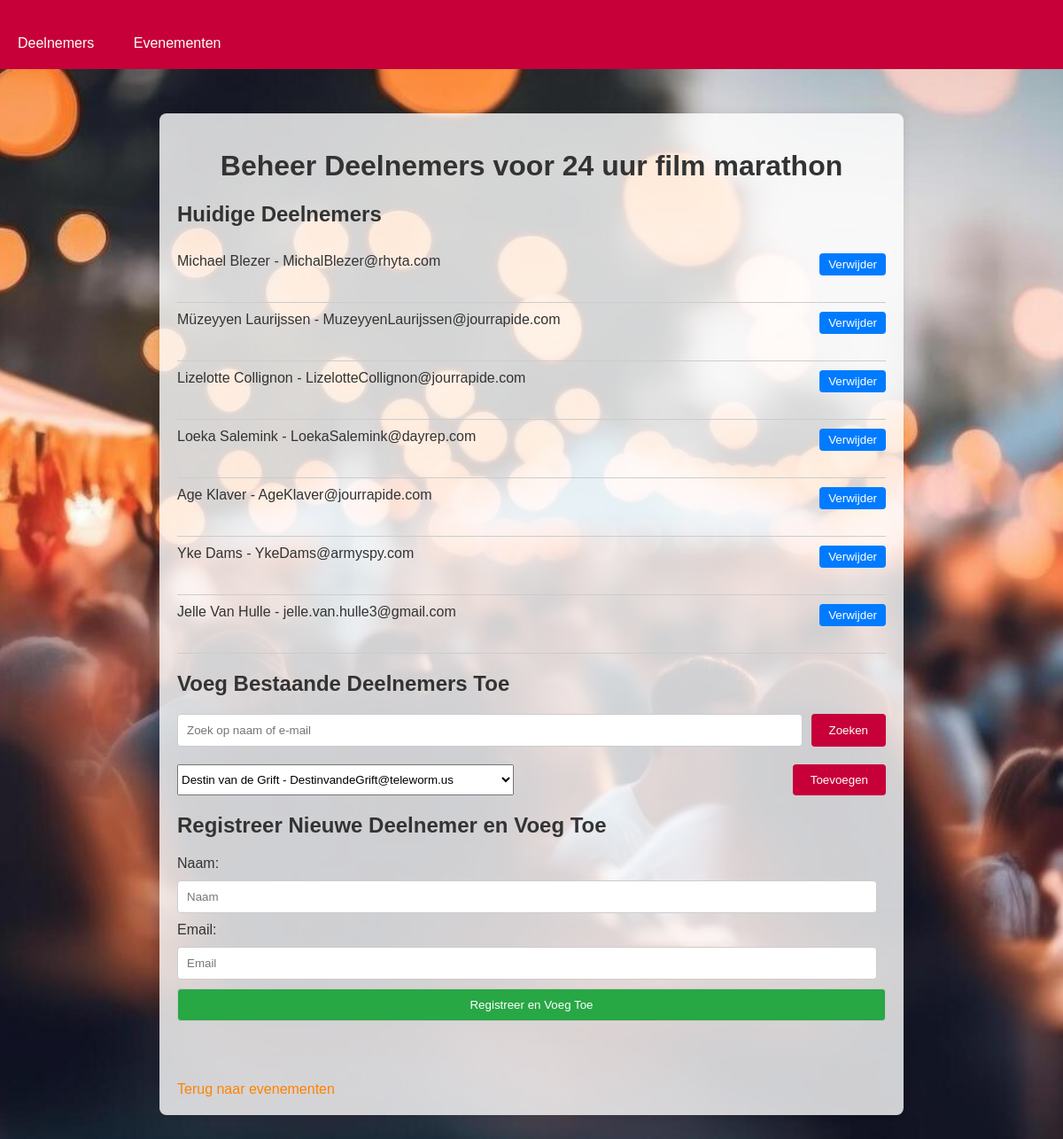
Page /manage_event/4 on the committed database.
### app.py (models this page shows)
class Event(db.Model):
    id = db.Column(db.Integer, primary_key=True)
    name = db.Column(db.String(100), nullable=False)
    date = db.Column(db.String(100), nullable=False)

class Participant(db.Model):
    id = db.Column(db.Integer, primary_key=True)
    name = db.Column(db.String(100), nullable=False)
    email = db.Column(db.String(100), nullable=False, unique=True)
    events = db.relationship('Event', secondary=event_participants, backref=db.backref('participants', lazy=True))

### app.py (the view, shortened to what this page needs)
@app.route('/manage_event/<int:id>', methods=['GET', 'POST'])
def manage_event(id):
    event = Event.query.get_or_404(id)
    search_query = request.args.get('search')
    if search_query:
        participants = Participant.query.filter(
            Participant.name.contains(search_query) |
            Participant.email.contains(search_query)
        ).order_by(Participant.name).all()
    else:
        participants = Participant.query.order_by(Participant.name).all()
    return render_template('manage_event.html', event=event, participants=participants)

### templates/manage_event.html (shortened to what this page needs)
<!DOCTYPE html>
<html lang="en">
<head>
    <link rel="stylesheet" href="{{ url_for('static', filename='style.css') }}">
</head>
<body style="background: url('{{ url_for('static', filename='background.jpg') }}') no-repeat center center fixed; background-size: cover;">
    <nav>
        <a href="/">Deelnemers</a>
        <a href="/events">Evenementen</a>
    </nav>
    <div class="container">
        <h1>Beheer Deelnemers voor {{ event.name }}</h1>
        <h2>Huidige Deelnemers</h2>
        <ul>
            {% for participant in event.participants %}
            <li>
                {{ participant.name }} - {{ participant.email }}
                <div class="participant-actions">
                    <form action="{{ url_for('manage_event', id=event.id) }}" method="POST">
                        <button type="submit">Verwijder</button>
                    </form>
                </div>
            </li>
            {% endfor %}
        </ul>
        <h2>Voeg Bestaande Deelnemers Toe</h2>
        <form action="{{ url_for('manage_event', id=event.id) }}" method="GET">
            <input type="text" name="search" placeholder="Zoek op naam of e-mail">
            <button type="submit">Zoeken</button>
        </form>
        <form action="{{ url_for('manage_event', id=event.id) }}" method="POST">
            <select name="participant_id">
                {% for participant in participants %}
                {% if participant not in event.participants %}
                <option value="{{ participant.id }}">{{ participant.name }} - {{ participant.email }}</option>
                {% endif %}
                {% endfor %}
            </select>
            <button type="submit">Toevoegen</button>
        </form>
        <h2>Registreer Nieuwe Deelnemer en Voeg Toe</h2>
        <form action="{{ url_for('manage_event', id=event.id) }}" method="POST" class="add-participant-form">
            <label for="name">Naam:</label>
            <input type="text" name="name" placeholder="Naam" required>
            <label for="email">Email:</label>
            <input type="email" name="email" placeholder="Email" required>
            <button type="submit">Registreer en Voeg Toe</button>
        </form>
        <br>
        <a href="/events">Terug naar evenementen</a>
    </div>
</body>
</html>

### static/style.css (style rules this page uses)
body { font-family: Arial, sans-serif; background-color: #900C3F ; color: #333; margin: 0; padding: 0; }
.container { max-width: 800px; margin: 50px auto; padding: 20px; background-color: rgba(255, 255, 255, 0.8); border-radius: 8px; box-shadow: 0 0 10px rgba(0, 0, 0, 0.1); }
h1 { text-align: center; color: #333; }
form { display: flex; justify-content: space-between; margin-bottom: 20px; }
form input[type="text"], form input[type="email"], form input[type="password"] { flex: 1; padding: 10px; margin-right: 10px; border: 1px solid #ccc; border-radius: 4px; }
form button { padding: 10px 20px; background-color: #C70039; color: white; border: none; border-radius: 4px; cursor: pointer; }
ul { list-style-type: none; padding: 0; }
li { display: flex; justify-content: space-between; padding: 10px 0; border-bottom: 1px solid #ccc; }
a { display: inline-block; margin-top: 20px; color: #FF8300; text-decoration: none; }
nav { background-color: #C70039 ; padding: 10px 0; margin-bottom: 20px; }
nav a { color: white; text-decoration: none; padding: 10px 20px; display: inline-block; }
.participant-actions, .event-actions { display: flex; gap: 10px; }
.participant-actions form, .event-actions form { display: inline; }
.participant-actions button, .event-actions button { padding: 5px 10px; background-color: #FF8300; color: white; border: none; border-radius: 4px; cursor: pointer; }

### templates/manage_event.html (style rules this page uses)
.participant-actions { display: flex; gap: 10px; }
.participant-actions form { display: inline; }
.participant-actions button { padding: 5px 10px; background-color: #007BFF; color: white; border: none; border-radius: 4px; cursor: pointer; }
.add-participant-form { display: flex; flex-direction: column; }
.add-participant-form label, .add-participant-form input, .add-participant-form button { margin-bottom: 10px; }
.add-participant-form input, .add-participant-form button { padding: 10px; border: 1px solid #ccc; border-radius: 4px; }
.add-participant-form button { background-color: #28a745; color: white; cursor: pointer; }

### rows in the picture
Event: name "24 uur film marathon"
Participant: name "Michael Blezer", email "MichalBlezer@rhyta.com"
Participant: name "Müzeyyen Laurijssen", email "MuzeyyenLaurijssen@jourrapide.com"
Participant: name "Lizelotte Collignon", email "LizelotteCollignon@jourrapide.com"
Participant: name "Loeka Salemink", email "LoekaSalemink@dayrep.com"
Participant: name "Age Klaver", email "AgeKlaver@jourrapide.com"
Participant: name "Yke Dams", email "YkeDams@armyspy.com"
Participant: name "Jelle Van Hulle", email "jelle.van.hulle3@gmail.com"

### other values in the picture
form field participant_id "Destin van de Grift - DestinvandeGrift@teleworm.us"
